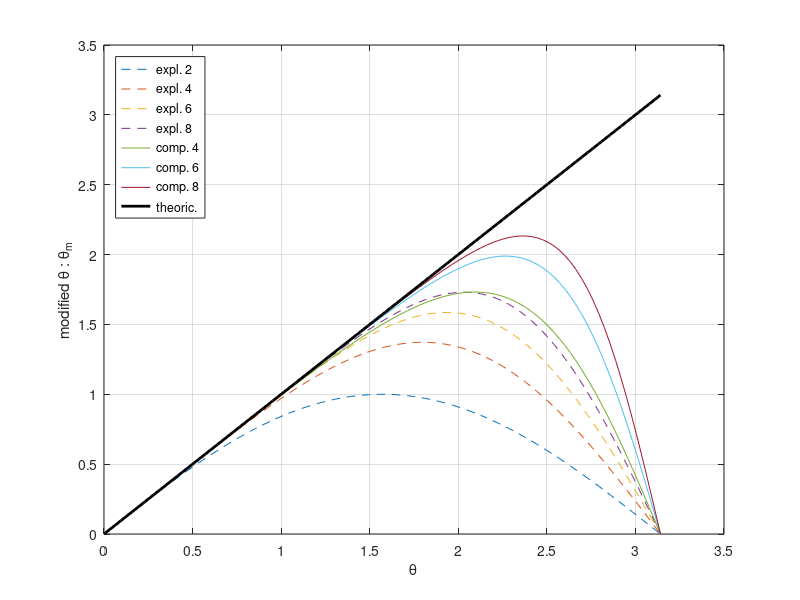
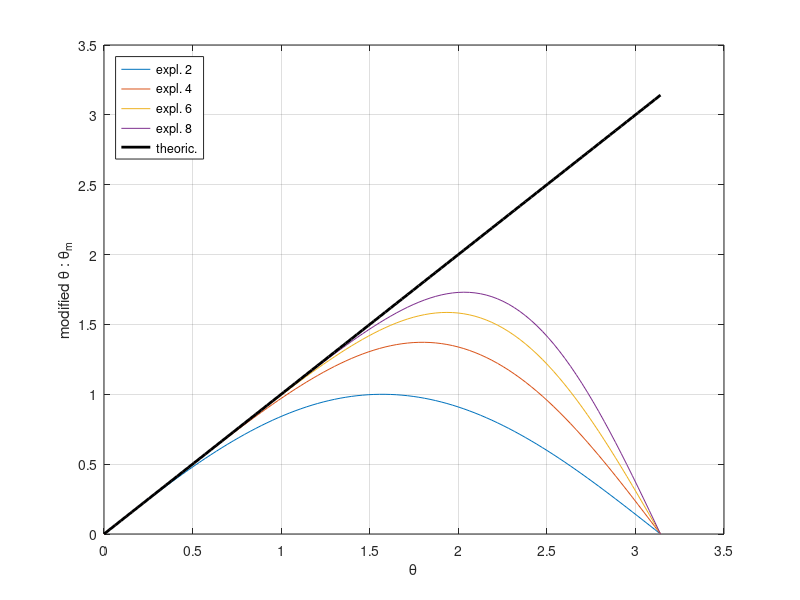
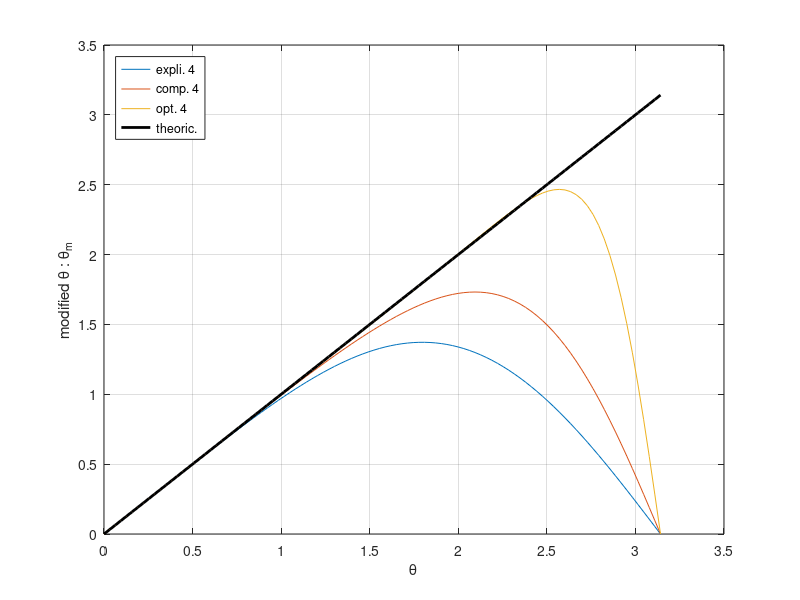

These figures' MATLAB source, in order:
clc; clear all; close all;

teta=linspace(0,pi,100);

se2=sin(teta);
se4=(4/3)*sin(teta)-(1/3)*sin(2*teta)/2;
se6=3/2*sin(teta)-3/5*sin(2*teta)/2+1/10*sin(3*teta)/3;
se8=8/5*sin(teta)-4/5*sin(2*teta)/2+8/35*sin(3*teta)/3-1/35*sin(4*teta)/4;

sc4=sin(teta)./(2/3+2*(1/6*cos(teta)));
sc6=(14/9*sin(teta)+1/18*sin(2*teta))./(1+(2/3)*cos(teta));
sc8=((25/16)*sin(teta)+(1/5)*sin(2*teta)/2-(1/80)*sin(3*teta)/3)./(1+2*(3/8)*cos(teta));

alpha=.435181352;
a=1.551941906;
b=.361328195;
c=-.042907397;
sk4=((a)*sin(teta)+(b)*sin(2*teta)/2+(c)*sin(3*teta)/3)./(1+2*(alpha)*cos(teta));

figure(1)
plot(teta,se2,'--',teta,se4,'--',teta,se6,'--',teta,se8,'--',teta,sc4,'-',teta,sc6,'-',teta,sc8,'-',teta,teta,'k-','Linewidth',2)
legend('expl. 2','expl. 4','expl. 6','expl. 8','comp. 4','comp. 6','comp. 8','theoric.','Location','northwest')
xlabel('\theta')
ylabel('modified \theta : \theta_m')
grid on

figure(2)
plot(teta,se2,'-',teta,se4,'-',teta,se6,'-',teta,se8,'-',teta,teta,'k-','Linewidth',2)
legend('expl. 2','expl. 4','expl. 6','expl. 8','theoric.','Location','northwest')
xlabel('\theta')
ylabel('modified \theta : \theta_m')
grid on

figure(3)
plot(teta,se4,teta,sc4,teta,sk4,teta,teta,'k-','Linewidth',2)
legend('expli. 4','comp. 4','opt. 4','theoric.','Location','northwest')
xlabel('\theta')
ylabel('modified \theta : \theta_m')
grid on
